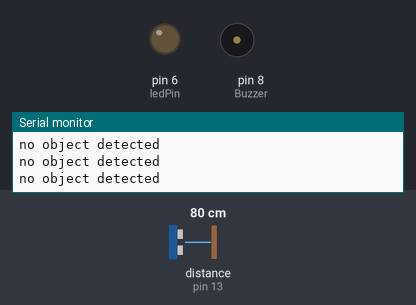
The sketch below on a simulated Arduino Uno, built with avr-gcc and run on an emulated ATmega328P. Shown: output pins drawn as LEDs (lit = HIGH), buzzer (waves = sounding, pin HIGH), the last lines printed to the serial monitor. Wiring (inferred from the names in the program): ultrasonic range finder: trigger pin 12; echo pin 13. The test bench sets the inputs (shaded band); at power-on: distance to the obstacle (sensor on pin 13) 80 cm. The echo pulse lasts 58.3 µs per cm; pins used as bus, display or sensor lines are not drawn.

Above: at 1.2 s.
1.3 s: distance to the obstacle (sensor on pin 13) set to 53 cm
4.3 s: distance to the obstacle (sensor on pin 13) set to 47 cm
At 4.7 s:
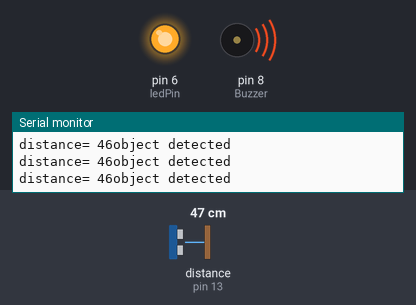
Timing chart, 0 to 7.3 s (numbered marks = the images above; inputs shaded):
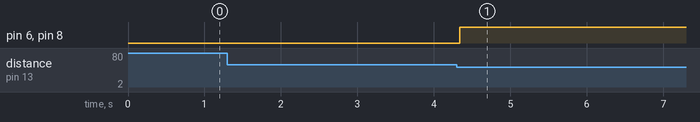

The sketch:

3rd.ino
```cpp
#define trigPin 12
#define echoPin 13
int Buzzer = 8;
int ledPin= 6;
int duration, distance;
void setup() {
        Serial.begin (9600);
        pinMode(trigPin, OUTPUT);
        pinMode(echoPin, INPUT);
        pinMode(Buzzer, OUTPUT);
        pinMode(ledPin, OUTPUT);
}

void loop() {

    digitalWrite(trigPin, HIGH);
    delayMicroseconds(10);
    digitalWrite(trigPin, LOW);
    duration = pulseIn(echoPin, HIGH);
    distance = (duration/2) / 29.1;
  if (distance >= 50 || distance <= 0)
        {
        Serial.println("no object detected");
        digitalWrite(Buzzer,LOW);
        digitalWrite(ledPin,LOW);
        }
  else {
        Serial.println("object detected \n");
        Serial.print("distance= ");
        Serial.print(distance);
        digitalWrite(ledPin,HIGH);
        digitalWrite(Buzzer,HIGH);
  }
}
```

Measured:
- the behaviour switches between 51 and 50 cm on distance to the obstacle (sensor on pin 13) (found by bisection; images 0 and 1)
- after the input at 4.3 s, pin 6 (ledPin), pin 8 (Buzzer): LOW → HIGH at once
